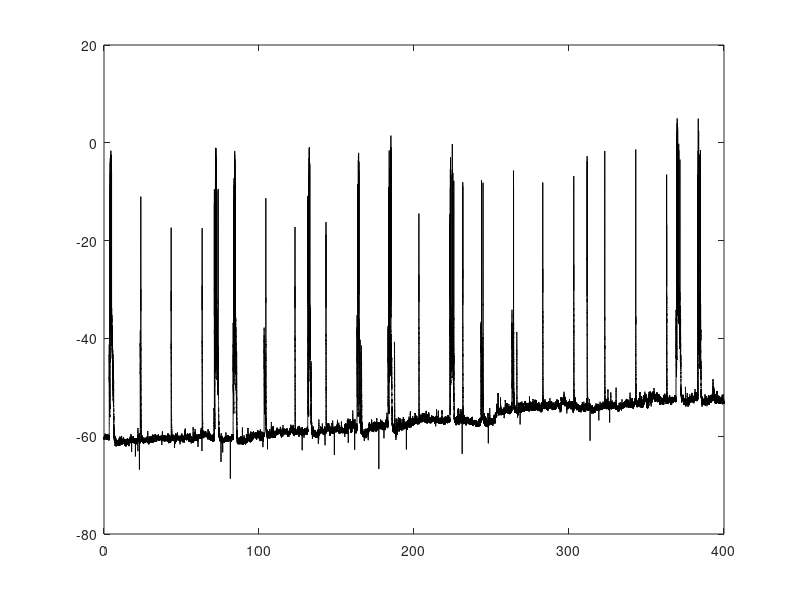

Write MATLAB code to recreate this figure. (Note: this script raises an error after producing the figure.)
%% Load the recording, define the time between samples, and define a time vector.

load('recording2_drift.mat')
data = data';  % transpose for future convenience
dt = 1 ./ samplingRate;  % dt is the time between samples
time = dt:dt:dt*(length(data));  % this time vector will come in handy later!

%% Plot the voltage time series and its distribution (as a line plot).
% (Look at your data!)

figure(1); clf;  % initialize the figure by number to avoid figure build-up if this gets re-run
p = plot(time, data, 'k');  % the two arguments to plot are the x values and the y values
p.Color(4) = 0.2;
xlabel('Time (s)');
ylabel('Potential (mv)');

figure(2); clf;  % clf clears the figure if it already exists
[dataHistCounts, binEdges] = histcounts(data, min(data):0.5:-40);
binCenters = (binEdges(1:end - 1) + binEdges(2:end)) / 2;
plot(binCenters, dataHistCounts, 'k');
xlabel('Potential (mv)');
ylabel('# of occurrences');

%{
Notice that this data, while still being a decent recording, is not as clean as the previous example.
The resting membrane potential drifts upward slowly throughout the recording.
As a result, the voltage histogram does not have a typical shape. The resting membrane potential
(i.e. the left-hand peak) is not as well-defined, and the distribution is not clearly bimodal.

Ideally, recording conditions will be such that this does not happen.
Nevertheless, we should be prepared to deal with it. This also will allow us
to demonstrate that some upstate detection methods are impervious to drift.
%}

%% Let's try performing a voltage threshold-based upstate detection on the raw data.

vRestRaw = mode(data);  % resting membrane potential

V_THRESH = vRestRaw + 7;  % voltage threshold
MIN_UP_DUR = 0.5;  % minimum up state duration
MIN_DOWN_DUR = 0.1;  % minimum down state duration

[u_ons, u_off] = find_upstates(data, dt, V_THRESH, MIN_UP_DUR, MIN_DOWN_DUR);

figure(3); clf;
plot_upstates(time, data, u_ons, u_off);
title('Voltage threshold fails in the presence of drift (without detrending)');

% While this approach works decently well in the first part of the recording,
% it begins to completely break down as the resting membrane potential drifts above the threshold.

% If the goal is to separate down and up state using a voltage threshold, drift will cause
% huge problems.
% One quick fix for the purposes of threshold-based upstate detection is a linear detrend.

%% Create a linearly detrended copy of the raw data.
% A linear detrend works as follows:
% 1) Fit a linear model (i.e. regression) across the sequential points in the whole time series.
% 2) Subtract the linear component of the model from the data.
% In ideal conditions, this means that the linear drift will be subtracted, leaving
% the variation around the linear trend behind.

% Because it also subtracts the y-intercept from the linear model, we will add our previous
% estimate of the resting membrane potential back, to re-center it in the y-axis.
dataDetrended = detrend(data) + vRestRaw;

vRestDetrended = mode(dataDetrended);

% Let's superimpose the detrended time series and distribution back to our initial plots
% to compare them.
figure(1);
hold on;
p = plot(time, dataDetrended, 'b');
p.Color(4) = 0.2;
legend('Raw', 'Detrended');

figure(2);
hold on;
[dataHistCounts, binEdges] = histcounts(dataDetrended, min(dataDetrended):0.5:-40);
binCenters = (binEdges(1:end - 1) + binEdges(2:end)) / 2;
plot(binCenters, dataHistCounts, 'b');
legend('Raw', 'Detrended');

% Note that in the detrended data, the resting membrane potential is more stable,
% and the corresponding peak of the voltage distribution is more well-defined.
% However, the detrend should not be used lightly, as it fundamentally alters
% your data in a manner that many would not consider to be "fair."

%% Optimizing choice of threshold
% Before we attempt voltage threshold-based upstate detection on the detrended data,
% let's briefly touch on the concept of choosing a good threshold.

% In the previous chapter and above, we chose the threshold to be the resting potential
% plus a constant value. This will work in many cases, but is it the best choice?

% One approach is to determine the value of the inter-mode minimum in the voltage histogram.
% I wrote a function that does this, based on the concept that the voltage distribution
% will be bimodal and the two peaks will be separated by a certain amount.
% More specifically, to use the function, we need to define two parameters:
% 1) The bin size for the histogram, in mV.
% 2) About how separated the two mode peaks should be, in mV.
BINSIZE_V = .1;  % mV
SEPARATION_V = 7;  % mV

figure(4); clf;
V_THRESH = estimate_threshold(dataDetrended, BINSIZE_V, SEPARATION_V, true);
xlabel('Potential (mV)');
ylabel('# of occurences');
title('Optimizing choice of voltage threshold');

%% Visualizing supra- and sub-threshold durations
% As in the previous chapter, let's visualize the distribution of supra- and sub-threshold
% durations in the median-filtered data. This will give us an idea of what our minimum
% up and down state durations should be.
% It's also just a good idea, to get a feel for the interaction between your choice of threshold
% and your data.

MEDIAN_FILTER_WIDTH = 0.1;  % 100 ms

dataMedf = medfilt1(dataDetrended, round(MEDIAN_FILTER_WIDTH / dt) + 1, 'truncate');

[upCrossings, downCrossings, downDurs, upDurs] = investigate_crossings(dataMedf, dt, V_THRESH);

figure(5); clf;

subplot(211);
histogram(upDurs, 0:.04:2);  % bin edges are chosen carefully
xlabel('Time (s)');
ylabel('# of occurrences');
title('putative Up state durations');

subplot(212);
histogram(downDurs, 0:.2:10);  % bin edges are chosen carefully
xlabel('Time (s)');
ylabel('# of occurrences');
title('putative Down state durations');

% Based on this, I don't think the previous parameters for minimimum upstate and downstate
% durations need to be changed, although one could make the argument to increase
% the minimum downstate duration.

%% Applying voltage threshold-based upstate detection to the detrended data
% Now that the data have been detrended, and an optimal voltage threshold has
% been determined, voltage threshold-based upstated detection should perform better.

MIN_UP_DUR = 0.5;
MIN_DOWN_DUR = 0.1;

% *** NOTE: I use dataDetrended rather than data ! ***
[u_ons, u_off] = find_upstates(dataDetrended, dt, V_THRESH, MIN_UP_DUR, MIN_DOWN_DUR);
% [u_ons, u_off] = find_upstates(dataDetrended, dt, vRestDetrended + 7, MIN_UP_DUR, MIN_DOWN_DUR);

figure(6); clf;
plot_upstates(time, data, u_ons, u_off);
title('Voltage thresh succeeds when applied to detrended signal');

% After detrending and choosing a more optimal voltage threshold,
% our voltage threshold-based upstate detection looks pretty good!
% But is there a way we can achieve a similar result without detrending?

%% Attempting variance threshold-based upstate detection
%{
Mann, E. O., Kohl, M. M. & Paulsen, O. J. Neurosci. (2009).
Distinct Roles of GABA-A and GABA-B Receptors in Balancing and Terminating
Persistent Cortical Activity.

Concept also used as a "backup" method in:
Neske, G. T., Patrick, S. L. & Connors, B. W. J. Neurosci. (2015).
Contributions of Diverse Excitatory and Inhibitory Neurons to Recurrent
Network Activity in Cerebral Cortex.

Typically upstates are associated not only with an increase in voltage, but also an increase
in variability of voltage over time. In other words, the voltage trace not only goes up,
but it becomes more wiggly and noisy. This fact has led several researchers to use the moving
standard deviation to detect upstates. Moving standard deviations are the second kind of moving
operation we have encountered (the first being the moving median), and they behave exactly as you
would expect: each point in the moving standard deviation represents the standard deviation across
points within some time window surrounding that point. Here, we choose a 50 ms window, which falls right
in the middle of the ballpark of what published scientific articles have used.

First, let's simply examine the moving standard deviation of the trace and its distribution.
%}

STD_WIDTH = 0.05;

% Notice that we apply movstd to the raw trace, rather than the detrended trace.
dataMSTD = movstd(data, (STD_WIDTH / dt) + 1);
figure(6); clf;
subplot(211);
plot(time, data);
title('Original data');
subplot(212);
plot(time, dataMSTD);
title('Moving standard deviation');

figure(7); clf;
histogram(dataMSTD);
title('Most values in the moving STD trace are small');

% Right away we see a few things:
% First, the moving STD is bounded at 0.
% Second, during upstates, the moving standard deviation also tends to increase.
% Third, the distribution of moving STD values is heavily skewed toward 0,
% and the mode of this distribution represents the baseline or "resting"
% value of the moving STD.

%% Use the moving standard deviation to detect upstates.
%{
This will function nearly identically to the voltage threshold-based approaches,
but instead of using the data trace, we will use the moving standard deviation.
This also means that we will have to choose a threshold, in units of standard deviation.
Here, I choose 5 times the "baseline" moving standard deviation value, which I 
estimate using the mode. After detecting upstates in this way,
we will plot a comparison of the upstates chosen by the two methods to each other.
I will also add a scroll bar to the plot so that the upstates can be compared
more closely.
%}

STD_THRESH = 5 * mode(dataMSTD);

[u_ons_std, u_off_std] = find_upstates(dataMSTD, dt, STD_THRESH, MIN_UP_DUR, MIN_DOWN_DUR);

figure(8); clf;
u_ons_seq = {u_ons, u_ons_std};
u_off_seq = {u_off, u_off_std};
labels = {'voltage-based', 'STD-based'};
plot_upstate_comparison(time, data, u_ons_seq, u_off_seq, labels);
scrollplot_default(time, 20);

%{
*** For this particular dataset and with the currently chosen paramters ***
performing upstate detection using the moving standard deviation had a few advantages:
1) The data did not have to be detrended.
2) The threshold did not have to be chosen carefully.
3) According to most observers' standards, STD-based upstate detection performed slightly better.
It detected one upstate not detected by the voltage-based approach and correctly detected an upstate
that the voltage-based broke into two upstates.

These problems could have potentially been fixed by altering some of the parameters
in the voltage-based approach. However, the parameter-light approach provided by
the moving STD is arguably superior.
%}
